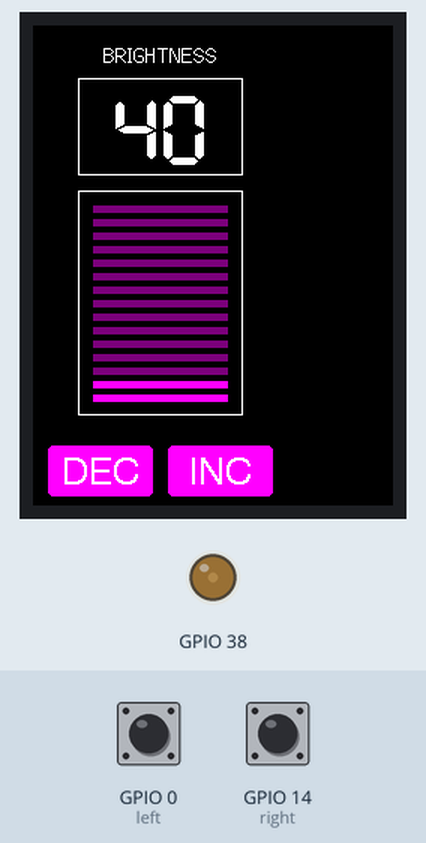
The sketch below on a simulated ESP32. Parts: 240×320 colour display, output pins drawn as LEDs (lit = HIGH). The test bench sets the inputs (shaded band); at power-on: GPIO 0 (left) HIGH, GPIO 14 (right) HIGH.

Above: at 1.4 s.
1.5 s: GPIO 0 (left) pulled LOW for 0.2 s
At 2.4 s:
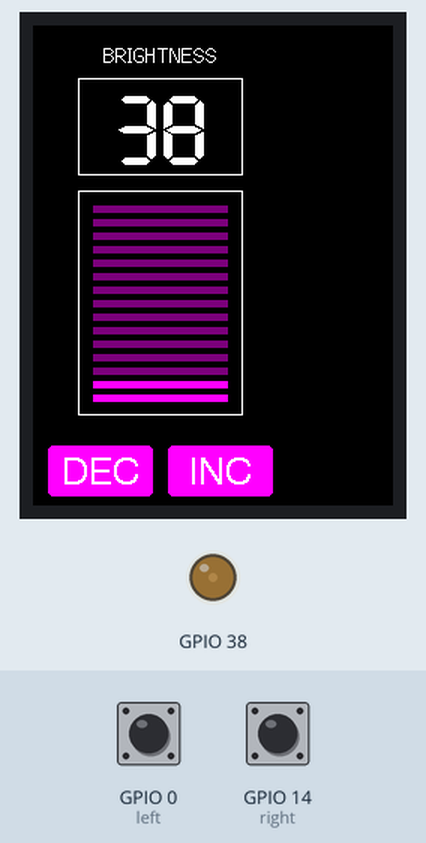
3.2 s: GPIO 14 (right) pulled LOW for 1 s
At 4.8 s:
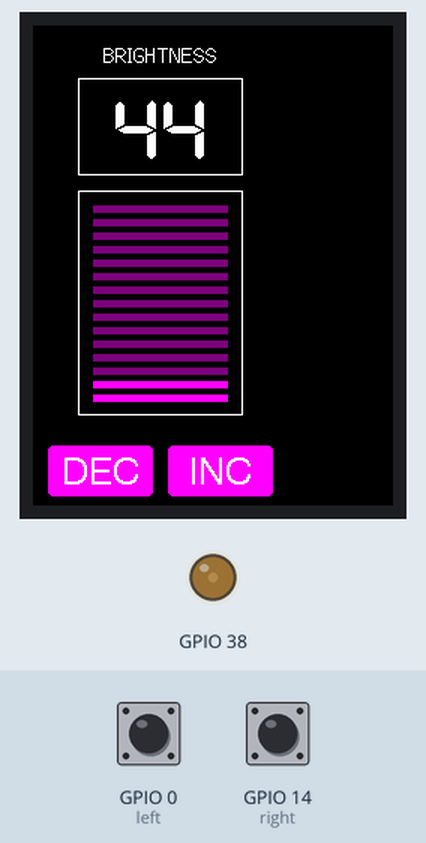
5.7 s: GPIO 0 (left) pulled LOW for 1 s
At 6.77 s:
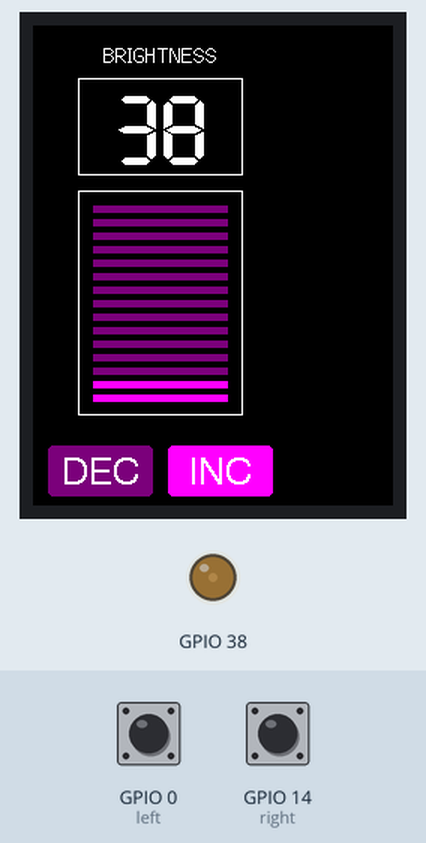
8.2 s: GPIO 14 (right) pulled LOW for 3.2 s
At 12.1 s:
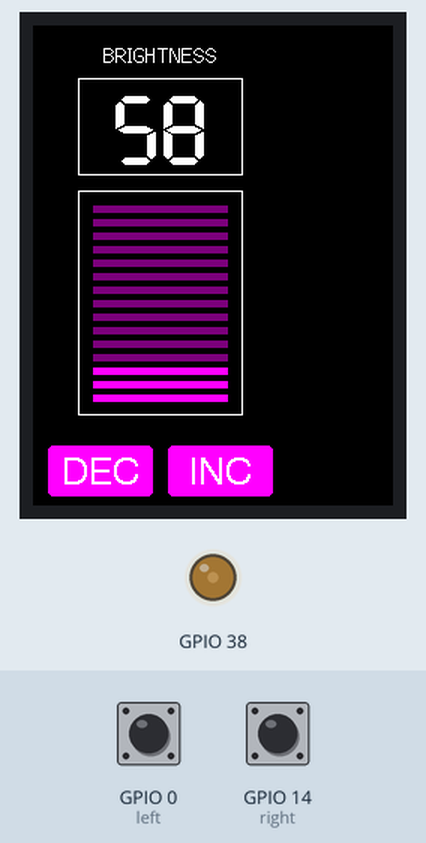
12.9 s: GPIO 14 (right) pulled LOW for 3.2 s
At 16.8 s:
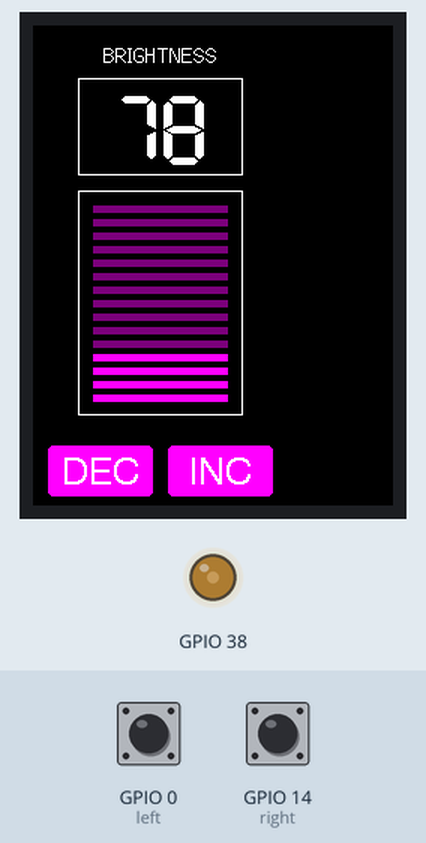
Timing chart, 0 to 18.3 s (numbered marks = the images above; inputs shaded):
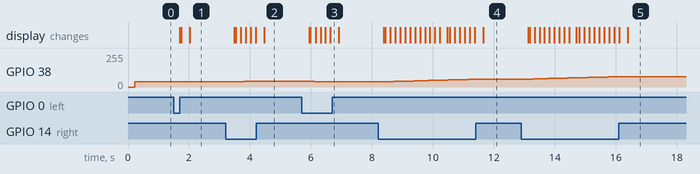

Measured:
- after the input at 1.5 s, GPIO 38: 40/255 → 39/255 at once, → 38/255 0.16 s later; the display: first changes after 0.20 s (image 1 shows a later state)
- after the input at 3.2 s, GPIO 38: moves from 38/255 to 44/255 over 0.82 s, starting after 0.13 s; the display: first changes after 0.29 s (image 2 shows a later state)
- after the input at 5.7 s, GPIO 38: moves from 44/255 to 38/255 over 0.82 s, starting after 0.08 s; the display: first changes after 0.24 s (image 3 shows a later state)
- after the input at 8.2 s, GPIO 38: moves from 38/255 to 58/255 over 3.1 s, starting at once; the display: first changes after 0.19 s (image 4 shows a later state)
- after the input at 12.9 s, GPIO 38: moves from 58/255 to 78/255 over 3.1 s, starting after 0.06 s; the display: first changes after 0.22 s (image 5 shows a later state)

The sketch:

TDisplayBright.ino
```cpp
#include <TFT_eSPI.h>
TFT_eSPI tft = TFT_eSPI();
TFT_eSprite sprite = TFT_eSprite(&tft);

//buttons
int right=14;
int left=0;
bool leftPressed=0;
bool rightPressed=0;
unsigned short colors[2]={TFT_MAGENTA,TFT_PURPLE};

int bright=40;
int bar=0;

void setup() {
  pinMode(left,INPUT_PULLUP);
  pinMode(right,INPUT_PULLUP);

  tft.init();
  tft.fillScreen(TFT_BLACK);
  sprite.createSprite(170,320);

     //brightness
     ledcSetup(0, 10000, 8);
     ledcAttachPin(38, 0);
     ledcWrite(0, bright);
}

void draw()
  {
    sprite.fillSprite(TFT_BLACK);
    sprite.setTextDatum(4);
    sprite.setTextColor(TFT_WHITE,TFT_BLACK);
    sprite.drawString("BRIGHTNESS",85,20,2);
    sprite.drawRect(30,35,110,65,TFT_WHITE);
    sprite.drawString(String(bright),85,70,7);

    //draw graph
    sprite.drawRect(30,110,110,150,TFT_WHITE);
    for(int i=0;i<15;i++)
    {
      if(i<bar)
       sprite.fillRect(40,246-(i*9),90,5,TFT_MAGENTA);
      else
       sprite.fillRect(40,246-(i*9),90,5,TFT_PURPLE);;
    }

    //draw Buttons
    sprite.fillSmoothRoundRect(10, 280, 70, 34,3, colors[leftPressed]);
    sprite.setTextColor(TFT_WHITE,colors[leftPressed]);
    sprite.drawString("DEC",45,300,4);

    sprite.fillSmoothRoundRect(90, 280, 70, 34,3, colors[rightPressed]);
    sprite.setTextColor(TFT_WHITE,colors[rightPressed]);
    sprite.drawString("INC",125,300,4);

    sprite.pushSprite(0,0);
  }

void loop() {

  bar=map(bright,0,255,0,15);

  if(digitalRead(right)==0 && bright<255)
    {
      bright++;
      ledcWrite(0, bright);
      rightPressed=1;
    } else {rightPressed=0;}

    if(digitalRead(left)==0 && bright>1)
    {
      bright--;
      ledcWrite(0, bright);
      leftPressed=1;
    } else {leftPressed=0;}

  draw();
}
```
